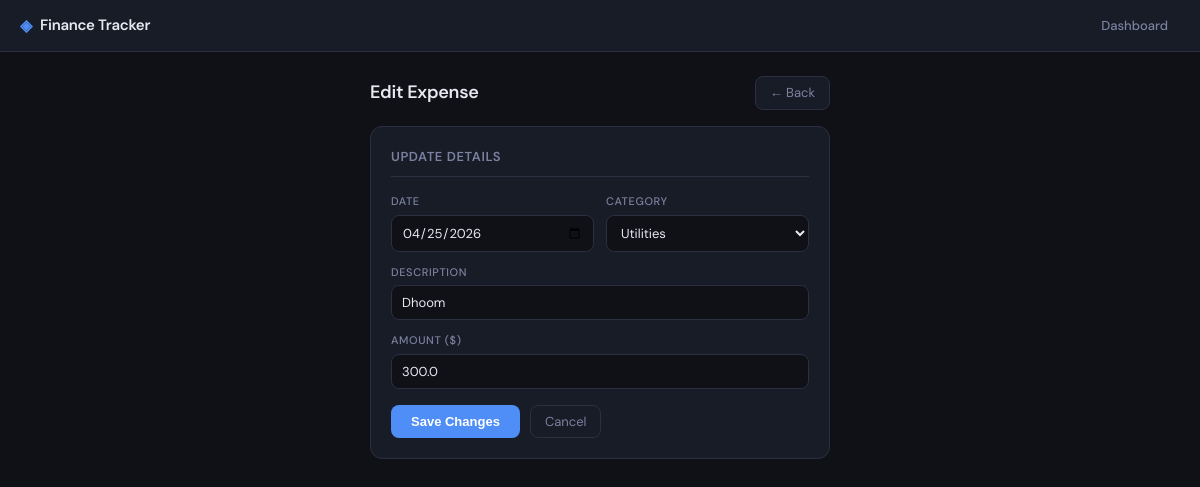
Page /edit/2 on the committed database.
### app.py (models this page shows)
class Expense(db.Model):
    id = db.Column(db.Integer, primary_key=True)
    date = db.Column(db.String(10), nullable=False)
    description = db.Column(db.String(200), nullable=False)
    amount = db.Column(db.Float, nullable=False)
    category = db.Column(db.String(50), nullable=False)
    account = db.Column(db.String(50), nullable=False)
    is_split = db.Column(db.Boolean, default=False)
    split_id = db.Column(db.Integer, db.ForeignKey("split.id"), nullable=True)
    your_share = db.Column(db.Float, nullable=True)
    direction = db.Column(db.String(20), nullable=True)

class Category(db.Model):
    id = db.Column(db.Integer, primary_key=True)
    name = db.Column(db.String(50), nullable=False)
    kind = db.Column(db.String(20), nullable=False)

### app.py (the view, shortened to what this page needs)
@app.route("/edit/<int:id>", methods=["GET", "POST"])
def edit_expense(id):
    expense = Expense.query.get_or_404(id)
    return render_template("edit_expense.html", expense=expense, categories=get_categories("expense"))

### app.py (called while the page is built)
def get_categories(kind):
    return [c.name for c in Category.query.filter_by(kind=kind).order_by(Category.name).all()]

### templates/edit_expense.html (shortened to what this page needs)
<!doctype html>
<html lang="en">
<head>
  <link rel="stylesheet" href="{{ url_for('static', filename='style.css') }}">
</head>
<body>
<header class="topbar">
  <div class="topbar-brand">Finance Tracker</div>
  <nav class="topbar-nav">
    <a href="/">Dashboard</a>
  </nav>
</header>
<div class="page-wrap" style="max-width:500px;">
  <div class="page-header">
    <div class="page-title">Edit Expense</div>
    <a href="/" class="btn-back">← Back</a>
  </div>
  <div class="standalone-card">
    <h2>Update Details</h2>
    <form method="post">
      <div class="form-grid-2">
        <div class="standalone-field">
          <label>Date</label>
          <input type="date" name="date" value="{{ expense.date }}" required>
        </div>
        <div class="standalone-field">
          <label>Category</label>
          <select name="category" required>
            {% for c in categories %}
              <option value="{{ c }}" {% if c == expense.category %}selected{% endif %}>{{ c }}</option>
            {% endfor %}
          </select>
        </div>
      </div>
      <div class="standalone-field" style="margin-top:12px;">
        <label>Description</label>
        <input type="text" name="description" value="{{ expense.description }}" required>
      </div>
      <div class="standalone-field" style="margin-top:12px;">
        <label>Amount ($)</label>
        <input type="number" name="amount" min="0" step="0.01" value="{{ expense.amount }}" required>
      </div>
      <div style="display:flex; gap:10px; margin-top:16px;">
        <button type="submit" class="btn-save">Save Changes</button>
        <a href="/" class="btn-back">Cancel</a>
      </div>
    </form>
  </div>
</div>
</body>
</html>

### static/style.css (style rules this page uses)
*, *::before, *::after { box-sizing: border-box; margin: 0; padding: 0; }
:root { --bg: #0f1117; --surface: #181c27; --surface2: #1e2333; --border: #2a2f42; --border2: #343a52; --text: #e8eaf0; --muted: #7a82a0; --accent: #4f8ef7; --accent2: #3a6fd8; --green: #34c97b; --red: #f05252; --yellow: #f5a623; --purple: #9b6ef3; --font: 'DM Sans', sans-serif; --mono: 'DM Mono', monospace; --r: 8px; --r2: 12px; }
html, body { background: var(--bg); color: var(--text); font-family: var(--font); font-size: 14px; line-height: 1.5; min-height: 100vh; }
.topbar { position: sticky; top: 0; z-index: 100; background: var(--surface); border-bottom: 1px solid var(--border); display: flex; align-items: center; justify-content: space-between; padding: 0 20px; height: 52px; }
.topbar-brand { font-size: 15px; font-weight: 600; letter-spacing: -0.3px; color: var(--text); display: flex; align-items: center; gap: 8px; }
.topbar-brand::before { content: '◈'; color: var(--accent); font-size: 16px; }
.topbar-nav { display: flex; gap: 4px; }
.topbar-nav a { color: var(--muted); text-decoration: none; font-size: 13px; font-weight: 500; padding: 5px 12px; border-radius: var(--r); transition: all 0.15s; }
.page-header { display: flex; justify-content: space-between; align-items: center; margin-bottom: 16px; }
.page-title { font-size: 18px; font-weight: 600; letter-spacing: -0.3px; }
.btn-back { background: var(--surface); color: var(--muted); border: 1px solid var(--border); padding: 6px 14px; border-radius: var(--r); font-size: 13px; text-decoration: none; transition: all 0.15s; }
.page-wrap { max-width: 900px; margin: 0 auto; padding: 24px 20px; }
.standalone-card { background: var(--surface); border: 1px solid var(--border); border-radius: var(--r2); padding: 20px; margin-bottom: 16px; }
.standalone-card h2 { font-size: 13px; font-weight: 600; text-transform: uppercase; letter-spacing: 0.6px; color: var(--muted); margin-bottom: 16px; padding-bottom: 10px; border-bottom: 1px solid var(--border); }
.form-grid-2 { display: grid; grid-template-columns: 1fr 1fr; gap: 12px; }
.standalone-field { display: flex; flex-direction: column; gap: 5px; }
.standalone-field label { font-size: 11px; font-weight: 500; text-transform: uppercase; letter-spacing: 0.6px; color: var(--muted); }
.standalone-field input, .standalone-field select { background: var(--bg); border: 1px solid var(--border); color: var(--text); padding: 8px 10px; border-radius: var(--r); font-family: var(--font); font-size: 13px; }
.btn-save { background: var(--accent); color: #fff; border: none; padding: 9px 20px; border-radius: var(--r); font-size: 13px; font-weight: 600; cursor: pointer; transition: background 0.15s; }

### rows in the picture
Expense: date "04/25/2026", category "Utilities", description "Dhoom", amount "300.0"
